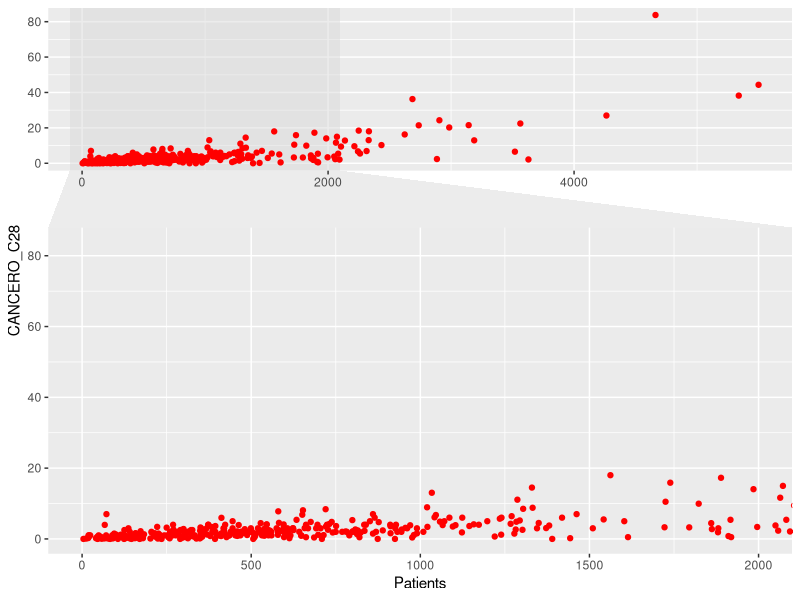
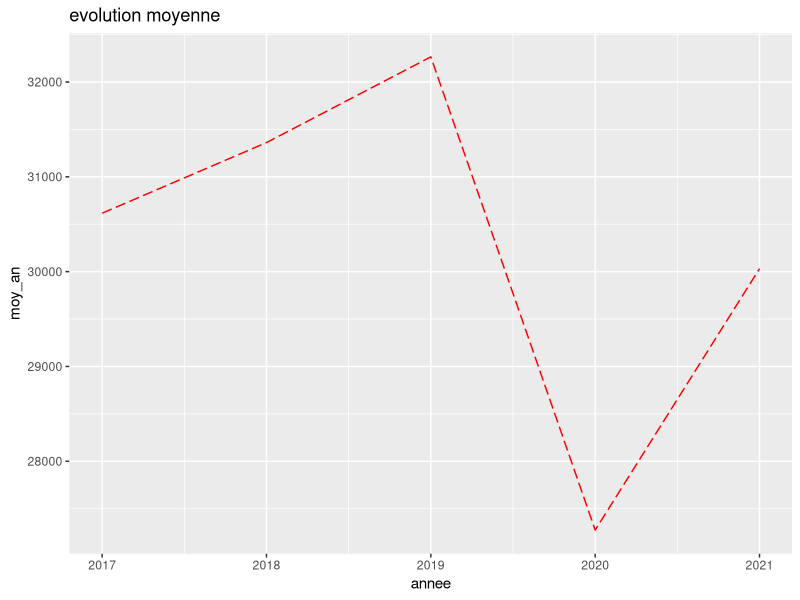
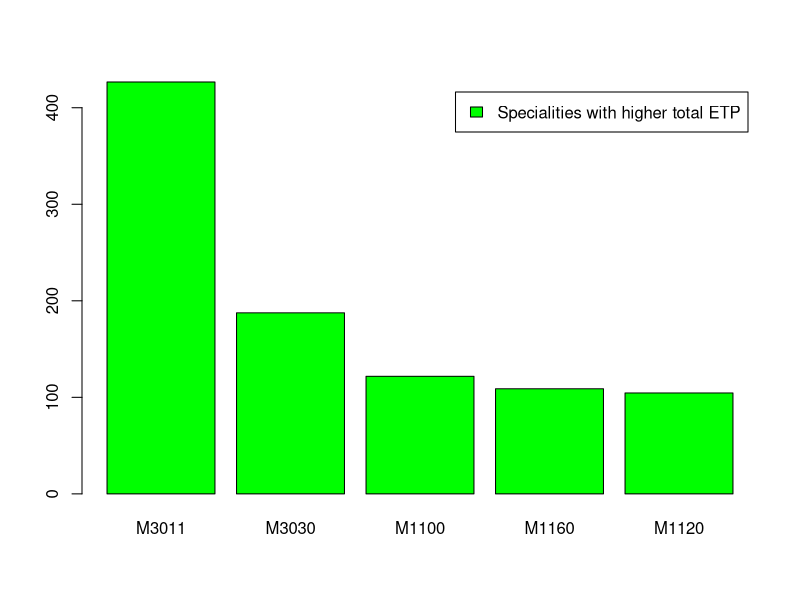
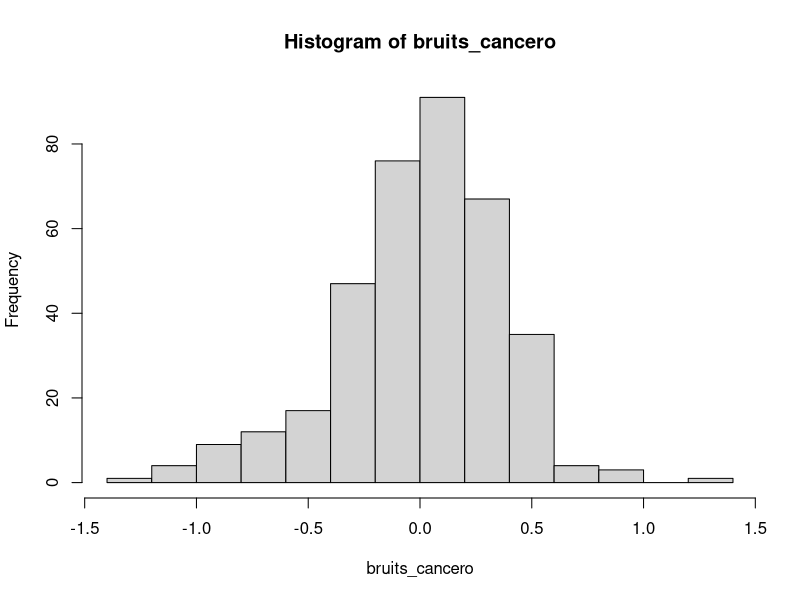
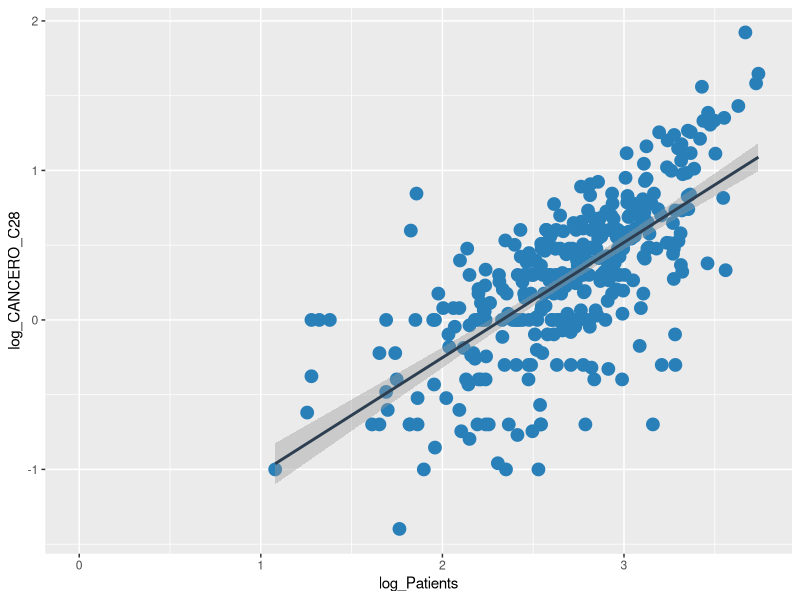

These charts were generated, in order, by the following R code:
## ---- chunk 1
#To run first
#Imports of packages
library('tidyverse')
library("ggforce") #for graphs
library("dplyr") #for sql data manipulation
library("sqldf")
library("lmtest") #for Breusch-Pagan Test for etero
library("FactoMineR")
## ---- chunk 2

getwd()
setwd(dirname(rstudioapi::getActiveDocumentContext()$path))

cancero <- read.csv(file = "Donnees-20221103/CANCERO_2019.csv",
                    header = TRUE, sep = ";", dec = ".")

desc_cancero <- read.csv(file = "Donnees-20221103/Desc_Cancero_Urgences.csv",
                         header = TRUE, sep = ",", dec = ".")

urgences2017  <- read.csv(file = "Donnees-20221103/URGENCES2_2017.csv",
                         header = TRUE, sep = ";", dec = ".")

urgences2018  <- read.csv(file = "Donnees-20221103/URGENCES2_2018.csv",
                         header = TRUE, sep = ";", dec = ".")

urgences2019  <- read.csv(file = "Donnees-20221103/URGENCES2_2019.csv",
                         header = TRUE, sep = ";", dec = ".")

urgences2020  <- read.csv(file = "Donnees-20221103/URGENCES2_2020.csv",
                         header = TRUE, sep = ";", dec = ".")

urgences2021  <- read.csv(file = "Donnees-20221103/URGENCES2_2021.csv",
                         header = TRUE, sep = ";", dec = ".")

Q20 <- read.csv(file = "Donnees-20221103/Q20_2019.csv",
                         header = TRUE, sep = ";", dec = ".")

desc_Q20 <- read.csv(file = "Donnees-20221103/Desc_Q20.csv",
                         header = TRUE, sep = ",", dec = ".")

## ---- chunk 3
#attach databases, only run once
attach(cancero)
attach(desc_cancero)

## ---- chunk 4
#Define functions

#given an iterable X returns a vector without doublons of elements in L
no_doublons <- function(X){
      L <- list()
      for (x in X){
            if (! x %in% L){
                  L <- c(L,x)
            }
      }
      return(L)
}

#sum excluding na values
sum2 <- function(vector) {
      return(sum(vector[! is.na(vector)]))
}

#calculates and plots regression confidence interval
reg_conf_interval <- function(x,y) {
  
  n <- sum(!is.na(x + y))
  lm.model <- lm(y ~ x) # Fit linear model
  
  # Extract coefficients
  b0 <- lm.model$coefficients[1]
  b1 <- lm.model$coefficients[2]
  
}
## ---- chunk 5
N_chem_adults_MCO <- sum(CANCERO_A11[! is.na(CANCERO_A11)])
print(N_chem_adults_MCO)
## ---- chunk 6
N_chem_adults_HAD <- sum(CANCERO_B11[! is.na(CANCERO_B11)]) 
N_chem_childs_MCO <- sum(CANCERO_C11[! is.na(CANCERO_C11)]) 
N_chem_childs_HAD <- sum(CANCERO_D11[! is.na(CANCERO_D11)]) 

HAD_tot <- N_chem_adults_HAD + N_chem_childs_HAD
MCO_tot <- N_chem_adults_MCO + N_chem_childs_MCO
sprintf("The HAD adults percentage is :%.2f%%
         The MCO adults percentage is: %.2f%% ",N_chem_adults_HAD/HAD_tot*100,           N_chem_adults_MCO/MCO_tot*100)
## ---- chunk 7
cancero$Patients <- CANCERO_A11 + CANCERO_B11 + CANCERO_C11 + CANCERO_D11


ggplot(cancero) + 
      geom_point(aes(x = Patients, y = CANCERO_C28), col = "red")+
      facet_zoom(xlim = c(0, 2000)) #zoom

## ---- chunk 8
#il y a un souci ici je pense A REVOIR
#urgenero <- merge(cancero, urgences, by = "FI") #inner join
urgtot <- urgences2019[urgences2019$URG== "GEN", "dt80"] + urgences2019[urgences2019$URG == "GEN", "dt18"]
prop <- urgences2019[urgences2019$URG== "GEN", "dt80"] / urgtot
sprintf("l’unité d’urgence générale pour laquelle la proportion de patients de moins de 18 ans est la plus élevée est FI = %s", 
         urgences2019[urgences2019$URG =="GEN", ]$FI[which.max(prop)])
## ---- chunk 9
nb_unit_lit_nouveaux <-0
urgences2019_2020<-merge(urgences2019[urgences2019$URG == "GEN",],urgences2020[urgences2020$URG == "GEN",], by="FI")
nb_lit_nouveaux<-urgences2019_2020[,"LIT_UHCD.x"]-urgences2019_2020[, "LIT_UHCD.y"]
nb_lit_nouveaux<-nb_lit_nouveaux[!is.na(nb_lit_nouveaux)]
for(i in seq(1,length(nb_lit_nouveaux))){
  if (nb_lit_nouveaux[i] > 0){
    nb_unit_lit_nouveaux <- nb_unit_lit_nouveaux +1
  }
}
sprintf("nombre d’unites générales qui ont rajoute des lits en 2020 par rapport a 2019 : %i", nb_unit_lit_nouveaux)
## ---- chunk 10
moy_2017<-mean(urgences2017[urgences2017$URG == "GEN","PASSU"],na.rm=TRUE)
moy_2018<-mean(urgences2018[urgences2018$URG == "GEN","PASSU"],na.rm=TRUE)
moy_2019<-mean(urgences2019[urgences2019$URG == "GEN","PASSU"],na.rm=TRUE)
moy_2020<-mean(urgences2020[urgences2020$URG == "GEN","PASSU"],na.rm=TRUE)
moy_2021<-mean(urgences2021[urgences2021$URG == "GEN","PASSU"],na.rm=TRUE)

moy_an<-c(moy_2017,moy_2018,moy_2019,moy_2020,moy_2021)
annee<- c(2017,2018,2019,2020,2021)
evo_an<-data.frame(annee, moy_an)

ggplot(data = evo_an, aes(x=annee, y=moy_an )) + 
  geom_line(color = "red", linetype = 5) +
   ggtitle("evolution moyenne")
## ---- chunk 11
d = dim(Q20)
colran = 1:d[2]
rowran = 1:d[1]
for (i in colran) {
      n_na = length(rowran[is.na(Q20[,i])])  
      name = names(Q20)[i]
      print(sprintf("La proportion de donnèes manquantes de %s est %.3f per cent",
                     name,  n_na/d[1]*100))
}

## ---- chunk 12

#Names of all specialities, last is "total"
specialites <- sqldf('select distinct "Label.modalité", "Valeur.Modalité"
                      from desc_Q20
                      where "Variable" = "EFFSALPLF" or
                      "Variable" = "EFFSALPLH"')

propH <- t(rbind(specialites[, 1], specialites[, 2], specialites[,1])) #has one row for every speciality and 3 columns
len <- dim(propH)[1]

#Could've also added a new variable to specialites
for (i in 1:len) {
      job <- propH[i,]
      H_indices <- Q20$"PERSO" == job[2]
      F_indices <- Q20$"PERSO" == job[2]
      Hommes_job_total <- sum2(Q20$"EFFSALPLH"[H_indices])
      Femmes_job_total <- sum2(Q20$"EFFSALPLF"[F_indices])
      job_total <- Hommes_job_total + Femmes_job_total

      propH[i,3] <- Hommes_job_total / job_total
}
## ---- chunk 13
i <- which.max(propH[,3])
sprintf("%s has a male staff percentage of %.2f%%", propH[i,1], as.double(propH[i,3])*100)
## ---- chunk 14
i <- which.min(propH[,3])
sprintf("%s has a male staff percentage of %.2f%%", propH[i,1], as.double(propH[i,3])*100)
## ---- chunk 15
dist_vector <- abs(as.double(propH[,3]) - 1/2)
i <- which.min(propH[,3])
sprintf("%s has a male staff percentage of %.2f%%", propH[i,1], as.double(propH[i,3])*100)
## ---- chunk 16

specialites$ETP_tot <- rep(0,len)

for (i in 1:len) {
      indices <- Q20$"PERSO" == specialites[i,2] #finds indices corresponding to speciality ID
      tot_ETP <- sum2(Q20$"ETP_PU"[indices])
      specialites$ETP_tot[i] <- tot_ETP
}

ordered_specialites <- specialites[order(specialites$ETP_tot, decreasing = TRUE),]

## ---- chunk 17
indices <- c(1,3)
print(ordered_specialites[2:6,indices]) #the first line is the total
short_ordered_specialites <- ordered_specialites[2:6,]

barplot(height = short_ordered_specialites[,3], names.arg = short_ordered_specialites[,2], legend.text = "Specialities with higher total ETP", col = "green")


## ---- chunk 18
#variables we care about: Patients, CANCERO_C28 of cancero
model_cancero <- lm(CANCERO_C28 ~ Patients, data = cancero)
bptest(model_cancero)

## ---- chunk 19
cancero$log_Patients <- log10(cancero$Patients)
#cancero$log_Patients[is.infinite(cancero$log_Patients),] <- NA 
cancero$log_CANCERO_C28 <- log10(cancero$CANCERO_C28)
cancero$log_CANCERO_C28[is.infinite(cancero$log_CANCERO_C28)] <- NA 
model2_cancero <- lm(log_CANCERO_C28 ~ log_Patients, data = cancero)
bptest(model2_cancero)

## ---- chunk 20
summary(model2_cancero)
## ---- chunk 21
b0 <- model2_cancero$coefficients[1]
b1 <- model2_cancero$coefficients[2]
bruits_cancero <- cancero$log_CANCERO_C28 - cancero$log_Patients*b1 - b0
shapiro.test(bruits_cancero)
hist(bruits_cancero)

## ---- chunk 22
ggplot(cancero, aes(x=log_Patients, y=log_CANCERO_C28)) + 
  geom_point(color='#2980B9', size = 4) + 
  geom_smooth(method=lm, color='#2C3E50')
